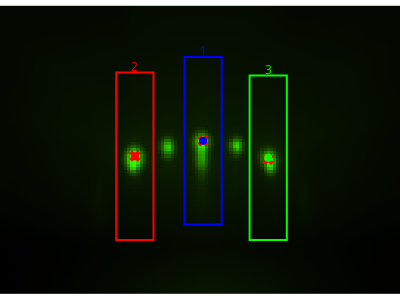

The code cell stored with this chart in its notebook:
### Markdown cell above
### Single frame check

### Code cell
import importlib
importlib.reload(pld)
def plot_frame(frame: pld.RHEEDFrame):
    clear_output(wait=True)
    frame.plot(
        show_peaks=True,
        show_regions_of_interest=True,
        figsize=(4, 3),
    )


plot_frame(analyzer.frames[0])

rheed_slider = ipw.IntSlider(min=0, max=len(analyzer.frames) - 1)


def on_slider_change(change):
    plot_frame(analyzer.frames[change["new"]])


rheed_slider.observe(on_slider_change, names="value")

### Figure 1 — Plotly figure (JSON) as saved in the notebook; plotly's stock layout.template omitted (floating-point values rounded to 4 significant figures; data arrays with more than 128 entries replaced by an {"elided": "..."} marker saying what was removed)
{"data": [{"colorscale": [[0, "#000000"], [0.6, "#0C2000"], [0.75, "#184000"], [0.9, "#247F00"], [1, "#32FF00"]], "hoverlabel": {"namelength": 0}, "hovertemplate": "x: %{x}<br>y: %{y}<br>z: %{z:.2f}", "showscale": false, "type": "heatmap", "z": {"elided": "93x129 float values"}}, {"customdata": [253, 250, 251], "hoverlabel": {"namelength": 0}, "hovertemplate": "x: %{x}<br>y: %{y}<br>z: %{customdata:.2f}", "marker": {"color": "red", "size": 10, "symbol": "x"}, "mode": "markers", "showlegend": false, "type": "scatter", "x": [43, 65, 86], "y": [48, 43, 49]}, {"hovertemplate": "ROI 1 Center<br>x: %{x}<br>y: %{y}", "marker": {"color": "blue", "size": 8, "symbol": "circle"}, "mode": "markers", "showlegend": false, "type": "scatter", "x": [65], "y": [43]}, {"hovertemplate": "ROI 2 Center<br>x: %{x}<br>y: %{y}", "marker": {"color": "red", "size": 8, "symbol": "circle"}, "mode": "markers", "showlegend": false, "type": "scatter", "x": [43], "y": [48]}, {"hovertemplate": "ROI 3 Center<br>x: %{x}<br>y: %{y}", "marker": {"color": "lime", "size": 8, "symbol": "circle"}, "mode": "markers", "showlegend": false, "type": "scatter", "x": [86], "y": [48.5]}], "layout": {"annotations": [{"font": {"color": "blue", "size": 12}, "showarrow": false, "text": "1", "x": 65, "y": 14}, {"font": {"color": "red", "size": 12}, "showarrow": false, "text": "2", "x": 43, "y": 19}, {"font": {"color": "lime", "size": 12}, "showarrow": false, "text": "3", "x": 86, "y": 20}], "height": 300, "margin": {"b": 0, "l": 0, "r": 0, "t": 0}, "plot_bgcolor": "rgba(0,0,0,0)", "shapes": [{"line": {"color": "blue", "width": 2}, "type": "rect", "x0": 59, "x1": 71, "y0": 16, "y1": 70}, {"line": {"color": "red", "width": 2}, "type": "rect", "x0": 37, "x1": 49, "y0": 21, "y1": 75}, {"line": {"color": "lime", "width": 2}, "type": "rect", "x0": 80, "x1": 92, "y0": 22, "y1": 75}], "width": 400, "xaxis": {"visible": false}, "yaxis": {"autorange": "reversed", "scaleanchor": "x", "visible": false}}}
